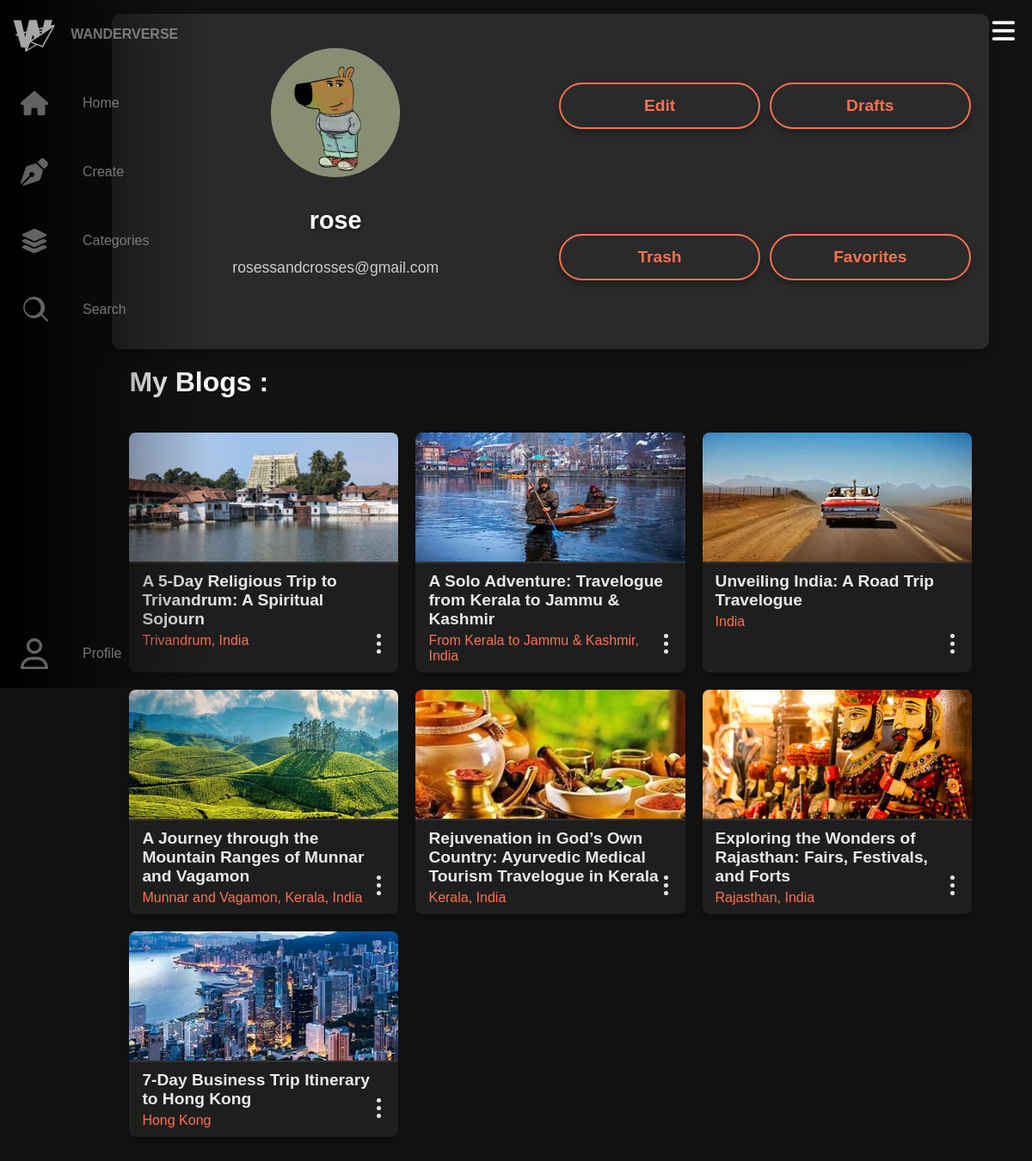
/profile (signed in), run on an earlier commit of the app's database.
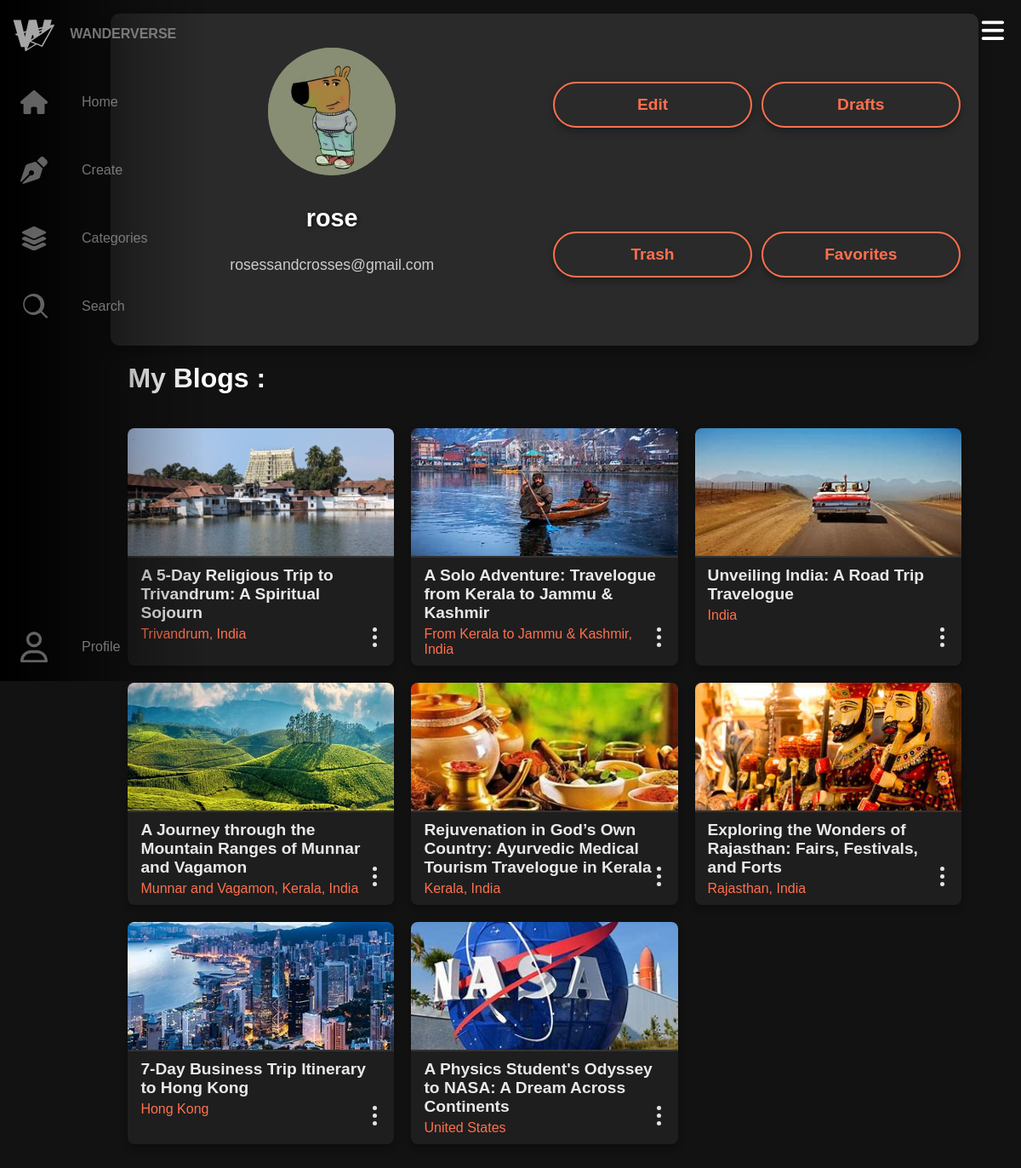
And on a later commit of the database.
### app/models.py (models this page shows, shortened)
class SearchableMixin(object):
    @classmethod
    def before_commit(cls, session):
        session._changes = {
            'add': list(session.new),
            'update': list(session.dirty),
            'delete': list(session.deleted)
        }

class User(db.Model, UserMixin, SearchableMixin):
    __tablename__ = 'user'
    __searchable__ = ['username', 'email']
    id = db.Column(db.Integer, primary_key=True)
    username = db.Column(db.String(80), unique=True, nullable=False)
    password = db.Column(db.String(80), nullable=False)
    email = db.Column(db.String(120), unique=True, nullable=False)
    phone_number = db.Column(db.Integer, unique=True, nullable=False)
    profile_pic = db.Column(db.String(120), nullable=False, default='profile.jpg')

class Post(db.Model, SearchableMixin):
    __tablename__ = 'post'
    __searchable__ = ['title', 'location', 'category', 'content']
    id = db.Column(db.Integer, primary_key=True)
    title = db.Column(db.String(255), nullable=True)
    location = db.Column(db.String(255), nullable=True)
    category = db.Column(db.String(255), nullable=True)
    duration = db.Column(db.String(255), nullable=True)
    tips = db.Column(db.String(255), nullable=True)
    user_id = db.Column(db.Integer, db.ForeignKey('user.id'), nullable=True)
    status=db.Column(db.String, nullable=False, default='draft')
    content = db.Column(db.String, nullable=False)
    flagged = db.Column(db.Boolean, nullable=False,default=False)
    sexuality = db.Column(db.String(255), nullable=False,default=False)
    violence = db.Column(db.String(255), nullable=False,default=False)
    harassment = db.Column(db.String(255), nullable=False,default=False)
    illicit = db.Column(db.String(255), nullable=False,default=False)
    self_harm = db.Column(db.String(255), nullable=False,default=False)
    hate = db.Column(db.String(255), nullable=False,default=False)

### app/routes.py (the view)
@app.route('/profile', methods=['GET', 'POST'])
@login_required
def profile():
    user_id = current_user.get_id()  # Placeholder for the logged-in user
    user = db.session.query(User).filter_by(id=user_id).first()
    if not user:
        flash('User not found!', 'danger')
        return redirect(url_for('my_blogs'))
    if request.method == 'POST':
        if request.form.get('username'):
            user.username = request.form['username']
            db.session.commit()
            flash('Profile updated successfully!', 'success')
        return redirect(url_for('profile'))
    results = (
        db.session.query(Post, db.func.coalesce(db.func.group_concat(Images.image1), ''))
        .outerjoin(Images, Post.id == Images.post_id)
        .filter(Post.user_id == user_id)
        .filter(Post.status == 'live')
        .group_by(Post.id)
        .all()
    )
    return render_template('profile.html', user=user, results=results)

### app/routes.py (called while the page is built)
@login_manager.user_loader
def load_user(user_id):
    return User.query.get(int(user_id))

### app/templates/profile.html (shortened to what this page needs)
{% extends "base.html" %}
{% block head %}
<link rel="stylesheet" href="{{ url_for('static', filename='css/profile.css') }}">
<link rel="stylesheet" href="https://cdnjs.cloudflare.com/ajax/libs/font-awesome/6.0.0/css/all.min.css">
{% endblock %}
{% block body %}
<div class="profile-page">
    <header class="profile-header">
        <div class="hamburger-menu" onclick="toggleMenu()">
            <i class="fas fa-bars"></i>
        </div>
    </header>
    <div class="profile-content">
        <div class="profile-container">
            <div class="profile-left">
                <div class="profile-image">
                    <img src="{{ url_for('static', filename='Images/' + user.profile_pic) }}" alt="Profile Picture" class="profile-image">
                </div>
                <div class="profile-details">
                    <h1>{{ user.username }}</h1>
                    <p>{{ user.email }}</p>
                </div>
            </div>
            <div class="profile-right">
                <a href="{{ url_for('edit_profile') }}" class="profile-button">Edit</a>
                <a href="{{ url_for('my_drafts') }}" class="profile-button">Drafts</a>
                <a href="{{ url_for('trash') }}" class="profile-button">Trash</a>
                <a href="{{ url_for('favorites') }}" class="profile-button" class="profile-button">Favorites</a>
            </div>
        </div>
    </div>
</div>
<div class="myblogs">My Blogs :</div>
<div class="blogs">
    {% for post, images_str in results %}
        <div class="blog" data-images="{{ images_str }}">
            <a href="{{ url_for('posts', post_id=post.id) }}">
                <img src="{{ url_for('static', filename='Images/' + (images_str.split(',')[0] if images_str else 'default.jpg')) }}" alt="Blog Image">
                <div class="blog-title">{{ post.title }}</div>
                <div class="blog-destination">{{ post.location }}</div>
            </a>
            <div class="menu-container" onclick="toggleMenu1(this)">
                <div class="group">
                    <div class="dot"></div>
                    <div class="dot"></div>
                    <div class="dot"></div>
                </div>
            </div>
        </div>
    {% endfor %}
</div>
{% endblock %}

### app/templates/base.html (shortened to what this page needs)
<!doctype html>
<html lang="en">
<head>
    <link rel="stylesheet" href="{{ url_for('static', filename='css/base.css') }}">
    {% block head %}{% endblock %}
</head>
<body>
<nav class="navbar">
    <ul class="navbar-nav">
        <li class="logo">
            <a class="nav-link" href="#">
                <img height="55px" width="55px" src="{{ url_for('static', filename='ui_images/logo.svg') }}" alt="logo">
            </a>
        </li>
        <li class="nav-item">
            <a class="nav-link" href="{{ url_for('recommend') }}">
            </a>
        </li>
        <li class="nav-item">
            <a class="nav-link" href="{{ url_for('create') }}">
            </a>
        </li>
        <li class="nav-item">
            <a class="nav-link" href="{{ url_for('categories') }}">
            </a>
        </li>
        <li class="nav-item">
            <a class="nav-link" href="#" onclick="toggleSearch()">
            </a>
        </li>
        <li class="nav-item">
            <a class="nav-link" href="{{ url_for('profile') }}">
            </a>
        </li>
    </ul>
</nav>
<main>
    {% block body %}{% endblock %}
</main>
</body>
</html>

### app/static/css/base.css (style rules this page uses)
:root { font-size: 16px; font-family: 'Poppins', sans-serif; }
html { scrollbar-width: thin; scrollbar-color: #ff4b4b #121212; }
body { margin: 0; padding: 0; background-color: #121212; }
main { margin-left: 5rem; padding: 1rem; }
.navbar { width: 5rem; height: 100vh; position: fixed; background-color: rgba(7, 7, 7, 0); transition: width 200ms ease; z-index: 9999; }
.navbar-nav { list-style: none; padding: 0; margin: 0; display: flex; flex-direction: column; align-items:flex-start; height: 100%; }
.nav-item { width:5rem }
.nav-item:last-child { margin-top: auto; }
.nav-link { display: flex; align-items: center; height: 5rem; color: #a3a3a3; text-decoration: none; filter: grayscale(100%) opacity(0.7); transition: 200ms; }
.nav-link svg { min-width: 2rem; margin: 0 1.5rem; }
.icon { color: #ff704e; }
.logo { margin-left: 0.7rem; text-transform: uppercase; text-align: center; font-weight: bold; }

### app/static/css/profile.css (style rules this page uses)
.profile-container { display: flex; background: rgba(255, 255, 255, 0.1); padding: 20px; border-radius: 10px; box-shadow: 0 8px 15px rgba(0, 0, 0, 0.3); width: 90%; max-width: 1200px; height: 350px; gap: 20px; flex-wrap: wrap; justify-content: center; margin: auto; }
.profile-left { display: flex; flex-direction: column; align-items: center; flex: 1; text-align: center; padding-top: 20px; }
.profile-image { width: 150px; height: 150px; border-radius: 50%; background-color: #555; background-size: cover; background-position: center; margin-bottom: 15px; }
.profile-details h1 { font-size: 1.8rem; color: #ffffff; text-shadow: 1px 1px 5px rgba(0, 0, 0, 0.7); margin-bottom: 5px; }
.profile-details p { font-size: 1.1rem; color: #ccc; }
.profile-right { display: grid; grid-template-columns: repeat(2, 1fr); gap: 1px 10px; justify-content: center; align-items: center; flex: 1; }
.profile-button { position: relative; display: flex; justify-content: center; align-items: center; padding:10px 40px; font-size: 1.2rem; text-align: center; font-weight: bold; color: #ff704e; border: 2px solid #ff704e; border-radius: 50px; box-shadow: 0 4px 8px rgba(0, 0, 0, 0.3); text-decoration: none; cursor: pointer; transition: transform 0.3s ease, box-shadow 0.3s ease; width: 150px; height: 30px; gap: 10px; }
.hamburger-menu { position: absolute; top: 20px; right: 20px; font-size: 30px; cursor: pointer; color: #fff; z-index: 10001; }
.blogs { width: 90%; max-width: 1200px; margin: auto; display: grid; grid-template-columns: repeat(auto-fill, minmax(250px, 1fr)); gap: 20px; padding: 20px; }
.myblogs { width: 90%; max-width: 1200px; margin: 20px auto; font-size: 2rem; font-weight: 600; color: #ffffff; text-align: left; }
h1 { font-size: 2.8rem; font-weight: 600; color: #ffffff; text-align: center; margin-bottom: 20px; padding-bottom: 10px; }
.blog { display: flex; flex-direction: column; background-color: #1e1e1e; border-radius: 8px; overflow: hidden; transition: transform 0.3s ease, box-shadow 0.3s ease; box-shadow: 0 4px 8px rgba(0, 0, 0, 0.3); position: relative; }
.blog a { text-decoration: none; color: inherit; display: flex; flex-direction: column; height: 100%; }
.blog img { width: 100%; height: 150px; object-fit: cover; border-bottom: 2px solid #333333; transition: transform 0.3s ease; }
.blog-title { font-size: 1.2rem; font-weight: 600; color: #e8e8e8; padding: 10px 15px 5px; }
.blog-destination { font-size: 1rem; font-weight: 400; color: #ff704e; padding: 0 15px 10px; }
.menu-container { position: absolute; bottom: 10px; right: 10px; z-index: 10; padding: 10px; }
.group { display: flex; flex-direction: column; align-items: center; cursor: pointer; }
.dot { width: 5px; height: 5px; background-color: #e3e3e3; border-radius: 50%; margin: 2px 0; }

What changed in the data, as far as the page shows it:
added Post: shows a picture, title "A Physics Student's Odyssey to NASA: A Dream Across Continents", location "United States"
